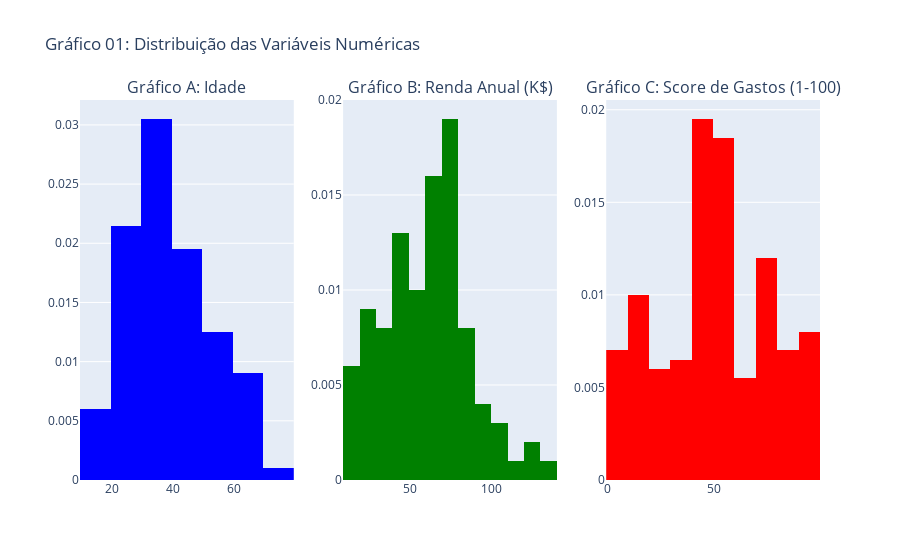

The notebook cell saved with this chart:
### Code cell
# GRÁFICO 01: DISTRIBUIÇÃO DAS VARIÁVEIS NUMÉRICAS

fig = make_subplots(
    rows=1,
    cols=3,
    subplot_titles=(
        'Gráfico A: Idade',
        'Gráfico B: Renda Anual (K$)',
        'Gráfico C: Score de Gastos (1-100)'
    )
)

hist_age = px.histogram(df, x='AGE', nbins=25, histnorm='probability density').data[0]
hist_age.marker.color = 'blue'

hist_income = px.histogram(df, x='ANNUAL_INCOME', nbins=25, histnorm='probability density').data[0]
hist_income.marker.color = 'green'

hist_score = px.histogram(df, x='SPENDING_SCORE', nbins=25, histnorm='probability density').data[0]
hist_score.marker.color = 'red'

fig.add_trace(hist_age, row=1, col=1)
fig.add_trace(hist_income, row=1, col=2)
fig.add_trace(hist_score, row=1, col=3)

fig.update_layout(title_text="Gráfico 01: Distribuição das Variáveis Numéricas")
fig.show()

### Figure 1 — Plotly figure (JSON) as saved in the notebook; plotly's stock layout.template omitted (floating-point values rounded to 4 significant figures; data arrays with more than 128 entries replaced by an {"elided": "..."} marker saying what was removed)
{"data": [{"bingroup": "x", "histnorm": "probability density", "hovertemplate": "AGE=%{x}<br>probability density=%{y}<extra></extra>", "legendgroup": "", "marker": {"color": "blue", "pattern": {"shape": ""}}, "name": "", "nbinsx": 25, "orientation": "v", "showlegend": false, "type": "histogram", "x": {"elided": "200 int values"}, "xaxis": "x", "yaxis": "y"}, {"bingroup": "x", "histnorm": "probability density", "hovertemplate": "ANNUAL_INCOME=%{x}<br>probability density=%{y}<extra></extra>", "legendgroup": "", "marker": {"color": "green", "pattern": {"shape": ""}}, "name": "", "nbinsx": 25, "orientation": "v", "showlegend": false, "type": "histogram", "x": {"elided": "200 int values"}, "xaxis": "x2", "yaxis": "y2"}, {"bingroup": "x", "histnorm": "probability density", "hovertemplate": "SPENDING_SCORE=%{x}<br>probability density=%{y}<extra></extra>", "legendgroup": "", "marker": {"color": "red", "pattern": {"shape": ""}}, "name": "", "nbinsx": 25, "orientation": "v", "showlegend": false, "type": "histogram", "x": {"elided": "200 int values"}, "xaxis": "x3", "yaxis": "y3"}], "layout": {"annotations": [{"font": {"size": 16}, "showarrow": false, "text": "Gráfico A: Idade", "x": 0.1444, "xanchor": "center", "xref": "paper", "y": 1, "yanchor": "bottom", "yref": "paper"}, {"font": {"size": 16}, "showarrow": false, "text": "Gráfico B: Renda Anual (K$)", "x": 0.5, "xanchor": "center", "xref": "paper", "y": 1, "yanchor": "bottom", "yref": "paper"}, {"font": {"size": 16}, "showarrow": false, "text": "Gráfico C: Score de Gastos (1-100)", "x": 0.8556, "xanchor": "center", "xref": "paper", "y": 1, "yanchor": "bottom", "yref": "paper"}], "title": {"text": "Gráfico 01: Distribuição das Variáveis Numéricas"}, "xaxis": {"anchor": "y", "domain": [0, 0.2889]}, "xaxis2": {"anchor": "y2", "domain": [0.3556, 0.6444]}, "xaxis3": {"anchor": "y3", "domain": [0.7111, 1]}, "yaxis": {"anchor": "x", "domain": [0, 1]}, "yaxis2": {"anchor": "x2", "domain": [0, 1]}, "yaxis3": {"anchor": "x3", "domain": [0, 1]}}}
